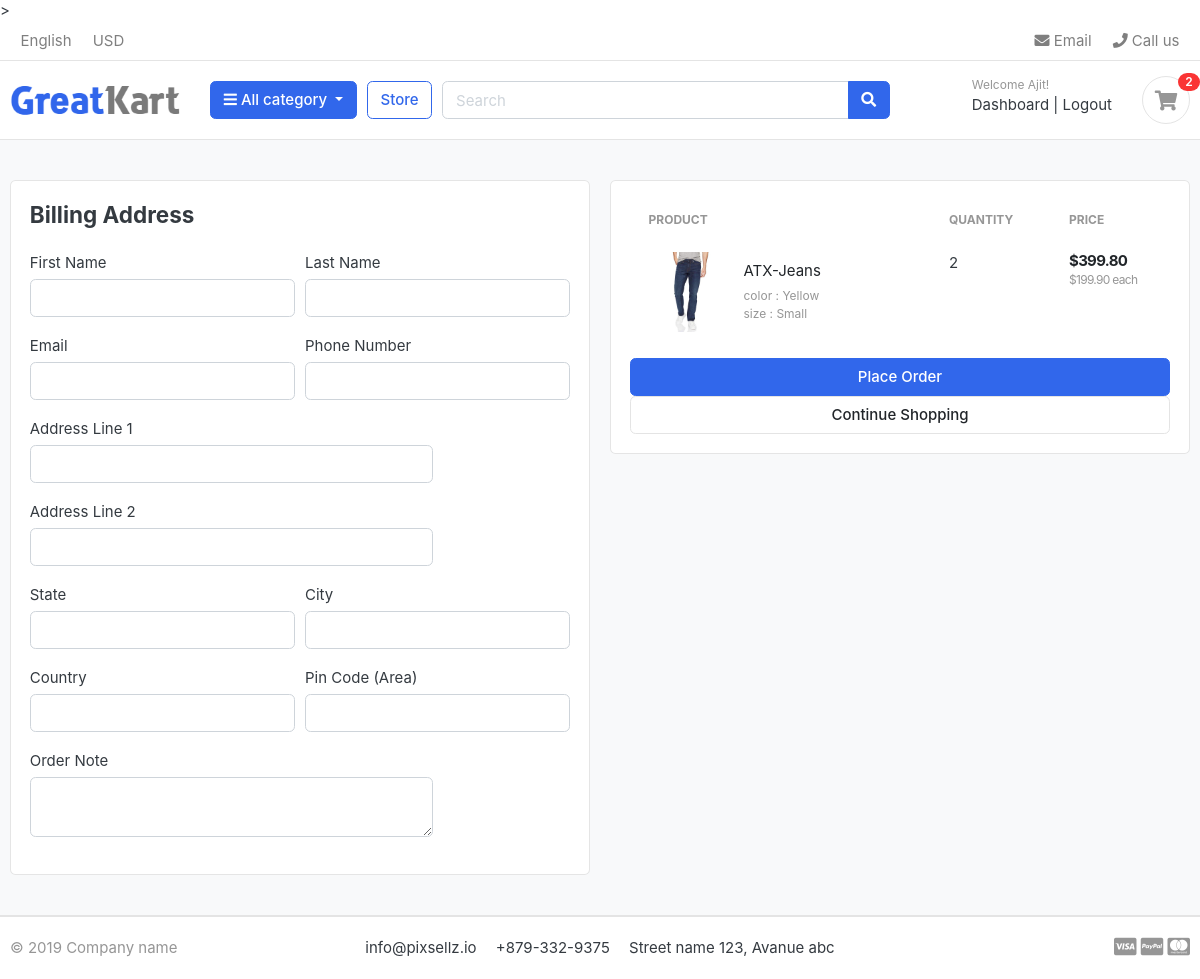
The page /cart/checkout/ (signed in) on the database as committed earlier.
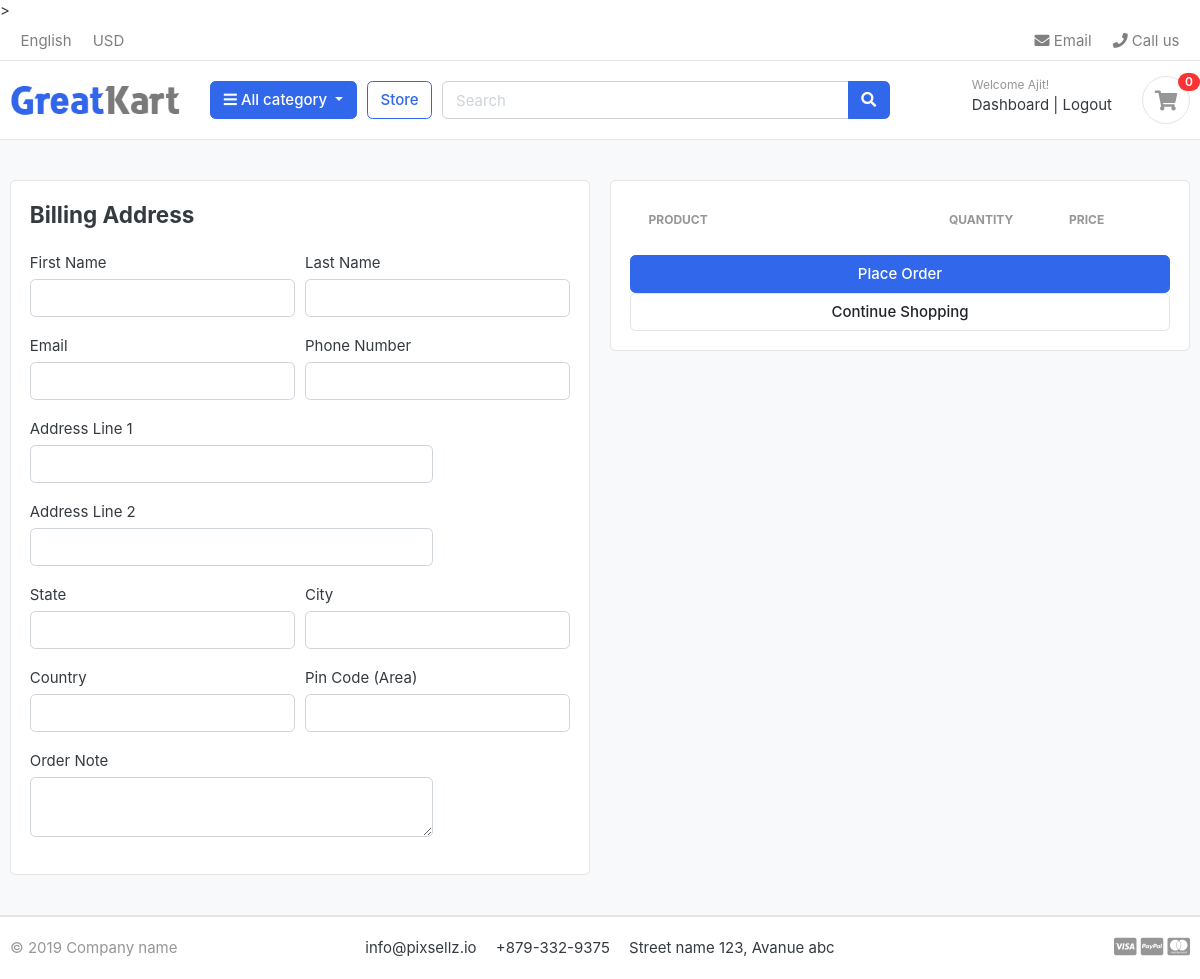
The same page on the database as committed later.
### carts/models.py (models this page shows, shortened)
class CartItem(models.Model):
  user        = models.ForeignKey(Account, on_delete=models.CASCADE, null=True)
  product     = models.ForeignKey(Product, on_delete=models.CASCADE)
  variations  = models.ManyToManyField(Variation, blank=True)
  cart        = models.ForeignKey(Cart, on_delete=models.CASCADE, null=True)
  quantity    = models.IntegerField()
  is_active   = models.BooleanField(default=True)
  def sub_total(self):
    return self.product.price * self.quantity

### store/models.py (models this page shows, shortened)
class Product(models.Model):
  product_name        = models.CharField(max_length=200, unique=True)
  slug                = models.SlugField(max_length=200, unique=True)
  description         = models.TextField(max_length=200, blank=True)
  price               = models.DecimalField(max_digits=10, decimal_places=2, blank=True)
  stock               = models.IntegerField()
  is_available        = models.BooleanField(default=True)
  images              = models.ImageField(upload_to='photos/products')
  category            = models.ForeignKey(Category, on_delete=models.CASCADE)
  created_date        = models.DateTimeField(auto_now_add=True)
  modified_date       = models.DateTimeField(auto_now_add=True)
  def get_url(self):
    return reverse('product_detail', args=[self.category.slug, self.slug])
  def __str__(self):
    return self.product_name

class Variation(models.Model):
  product = models.ForeignKey(Product, on_delete=models.CASCADE)
  variation_category = models.CharField(max_length=100, choices=variation_category_choices)
  variation_values = models.CharField(max_length=100)
  is_active = models.BooleanField(default=True)
  created_date = models.DateTimeField(auto_now_add=True)
  objects = VariationManager()

### carts/views.py (the view)
# urls.py: path('checkout/', views.checkout, name='checkout')
@login_required(login_url = 'login')
def checkout(request, total = 0, quantity = 0, cart_items = None):
  tax = 0
  grand_total = 0
  try:
    if request.user.is_authenticated:
      cart_items = CartItem.objects.filter(user=request.user, is_active=True)
    else:
      cart = Cart.objects.get(cart_id=_cart_id(request))
      cart_items = CartItem.objects.filter(cart=cart, is_active=True)
    for cart_item in cart_items:
      total += cart_item.product.price * cart_item.quantity
      quantity += cart_item.quantity
    tax = (2 * total)/100
    grand_total = total + tax
  except Cart.DoesNotExist:
    cart_items = []
  context = {
      'total' : total,
      'quantity' : quantity,
      'cart_items' : cart_items,
      'tax' : tax,
      'grand_total' : grand_total,
    }
  return render(request, 'store/checkout.html', context)

### carts/context_processors.py (called while the page is built)
def counter(request):
  cart_count = 0
  if 'admin' in request.path:
    return {}
  else:
    try:
      cart = Cart.objects.filter(cart_id=_cart_id(request))
      if request.user.is_authenticated:
        cart_items = CartItem.objects.all().filter(user = request.user)
      else:
        cart_items = CartItem.objects.all().filter(cart=cart[:1])
      for cart_item in cart_items:
        cart_count += cart_item.quantity
    except Cart.DoesNotExist:
      cart_count = 0
  return dict(cart_count=cart_count)

### carts/views.py (called while the page is built)
def _cart_id(request):
  cart = request.session.session_key
  if not cart:
    cart = request.session.create()
  return cart

### category/context_processors.py (called while the page is built)
def menu_links(request):
  links = Category.objects.all()
  return dict(links = links)

### category/models.py (called while the page is built)
  def get_url(self):
    return reverse('products_by_category', args=[self.slug])

### templates/store/checkout.html (shortened to what this page needs)
{% extends 'base.html' %}
{% load static %}
{% block content %}
<section class="section-content padding-y bg">
<div class="container">
<form action="{% url 'place_order' %}" method="POST">
<div class="row">
	<aside class="col-lg-6">
<div class="card">
	<div class="card-body">
		<h4 class="card-title mb-4">Billing Address</h4>
			<div class="form-row">
				<div class="col form-group col-md-6">
					<label for="">First Name</label>
					<input type="text" name="first_name" class="form-control" required>
				</div>
				<div class="col form-group col-md-6">
					<label for="">Last Name</label>
					<input type="text" name="last_name" class="form-control" required>
				</div>
				<div class="col form-group col-md-6">
					<label for="">Email</label>
					<input type="email" name="email" class="form-control" required>
				</div>
				<div class="col form-group col-md-6">
					<label for="">Phone Number</label>
					<input type="text" name="phone" class="form-control" required>
				</div>
				<div class="col form-group col-md-9">
					<label for="">Address Line 1</label>
					<input type="text" name="address_line_1" class="form-control" required>
				</div>
				<div class="col form-group col-md-9">
					<label for="">Address Line 2</label>
					<input type="text" name="address_line_2" class="form-control">
				</div>
				<div class="col form-group col-md-6">
					<label for="">State</label>
					<input type="text" name="state" class="form-control" required>
				</div>
				<div class="col form-group col-md-6">
					<label for="">City</label>
					<input type="text" name="city" class="form-control" required>
				</div>
				<div class="col form-group col-md-6">
					<label for="">Country</label>
					<input type="text" name="country" class="form-control" required>
				</div>
				<div class="col form-group col-md-6">
					<label for="">Pin Code (Area)</label>
					<input type="text" name="pin_code" class="form-control">
				</div>
			</div>
			<div class="form-row">
				<div class="form-group col-md-9">
					<label for="">Order Note</label>
					<textarea name="order_note" rows="2" class="form-control"></textarea>
				</div>
			</div>
	</div>
</div>
	</aside>
	<aside class="col-lg-6">
		<div class="card">
		<div class="card-body">
			<table class="table table-borderless table-shopping-cart">
				<thead class="text-muted">
				<tr class="small text-uppercase">
					<th scope="col">Product</th>
					<th scope="col" width="120">Quantity</th>
					<th scope="col" width="120">Price</th>
				</tr>
				</thead>
				<tbody>
					{% for cart_item in cart_items %}
				<tr>
					<td>
						<figure class="itemside align-items-center">
							<div class="aside"><img src="{{cart_item.product.images.url}}" class="img-sm"></div>
							<figcaption class="info">
								<a href="{{ cart_item.product.get_url }}" class="title text-dark">{{cart_item.product}}</a>
								<p class="text-muted small">
									{% if cart_item.variations.all %}
										{% for item in cart_item.variations.all %}
											{{item.variation_category}} : {{item.variation_values}} <br>
										{% endfor %}
									{% endif %}
								</p>
							</figcaption>
						</figure>
					</td>
					<td>
						<label for="">{{cart_item.quantity}}</label>
					</td>
					<td>
						<div class="price-wrap">
							<var class="price">${{cart_item.sub_total}}</var>
							<small class="text-muted"> ${{cart_item.product.price}} each </small>
						</div>
					</td>
				</tr>
				{% endfor %}
				</tbody>
				</table>
			<a href="{% url 'place_order' %}"><button type="submit" class="btn btn-primary btn-block">Place Order</button></a>
			<a href="{% url 'store' %}" class="btn btn-light btn-block">Continue Shopping</a>
		</div>
		</div>
</aside>
</div>
</form>
</div>
</section>
{% endblock %}

### templates/includes/navbar.html (shortened to what this page needs)
{% load static %}
<header class="section-header">
    <nav class="navbar p-md-0 navbar-expand-sm navbar-light border-bottom">
      <div class="container">
      <div class="collapse navbar-collapse" id="navbarTop4">
        <ul class="navbar-nav mr-auto">
          <li class="nav-item dropdown">
          <a href="#" class="nav-link">   English </a>
          </li>
          <li class="nav-item dropdown">
          <a href="#" class="nav-link"> USD </a>
          </li>
        </ul>
        <ul class="navbar-nav">
          <li><a href="#" class="nav-link"> <i class="fa fa-envelope"></i> Email </a></li>
          <li><a href="#" class="nav-link"> <i class="fa fa-phone"></i> Call us </a></li>
        </ul>
        </div>
      </div>
    </nav>
    <section class="header-main border-bottom">
      <div class="container">
      <div class="row align-items-center">
        <div class="col-lg-2 col-md-3 col-6">
        <a href="{% url 'home' %}" class="brand-wrap">
        <img class="logo" src="{% static './images/logo.png' %}">
        </a>
        </div>
        <div class="col-lg col-sm col-md col-6 flex-grow-0">
        <div class="category-wrap dropdown d-inline-block float-right">
        <button type="button" class="btn btn-primary dropdown-toggle" data-toggle="dropdown">
          <i class="fa fa-bars"></i> All category
        </button>
        </div>
      </div>
    <a href="{% url 'store' %}" class="btn btn-outline-primary">Store</a>
    <div class="col-lg  col-md-6 col-sm-12 col">
    <form action="{% url 'search' %}" class="search" method="GET">
    <div class="input-group w-100">
        <input type="text" class="form-control" style="width:60%;" placeholder="Search" name="keyword">
        <div class="input-group-append">
          <button class="btn btn-primary" type="submit">
            <i class="fa fa-search"></i>
          </button>
        </div>
      </div>
    </form>
    </div>
    <div class="col-lg-3 col-sm-6 col-8 order-2 order-lg-3">
      <div class="d-flex justify-content-end mb-3 mb-lg-0">
        {% if user.id is None %}
          <div class="widget-header">
            <small class="title text-muted">Welcome guest!</small>
            <div>
              <a href="{% url 'login' %}">Sign in</a> <span class="dark-transp"> | </span>
              <a href="{% url 'register' %}"> Register</a>
            </div>
          </div>
        {% else %}
          <div class="widget-header">
            <small class="title text-muted">Welcome {{user.first_name}}!</small>
            <div>
              <a href="{% url 'dashboard' %}">Dashboard</a> <span class="dark-transp"> | </span>
              <a href="{% url 'logout' %}"> Logout</a>
            </div>
          </div>
        {% endif %}
        <a href="{% url 'cart' %}" class="widget-header pl-3 ml-3">
          <div class="icon icon-sm rounded-circle border"><i class="fa fa-shopping-cart"></i></div>
          <span class="badge badge-pill badge-danger notify">{{cart_count}}</span>
        </a>
      </div>
    </div>
    </div>
    </div>
    </section>
  </header>

Rows that differ between the two databases and show on the page:
removed CartItem: product.images (picture), product "ATX-Jeans", quantity "2", sub_total "399.80", product.price "199.90"
no longer on this page (row unchanged): Variation: variation_category "color", variation_values "Yellow"
no longer on this page (row unchanged): Variation: variation_category "size", variation_values "Small"
Other text that changed with them:
{{ cart_count }}: "2" → "0"
